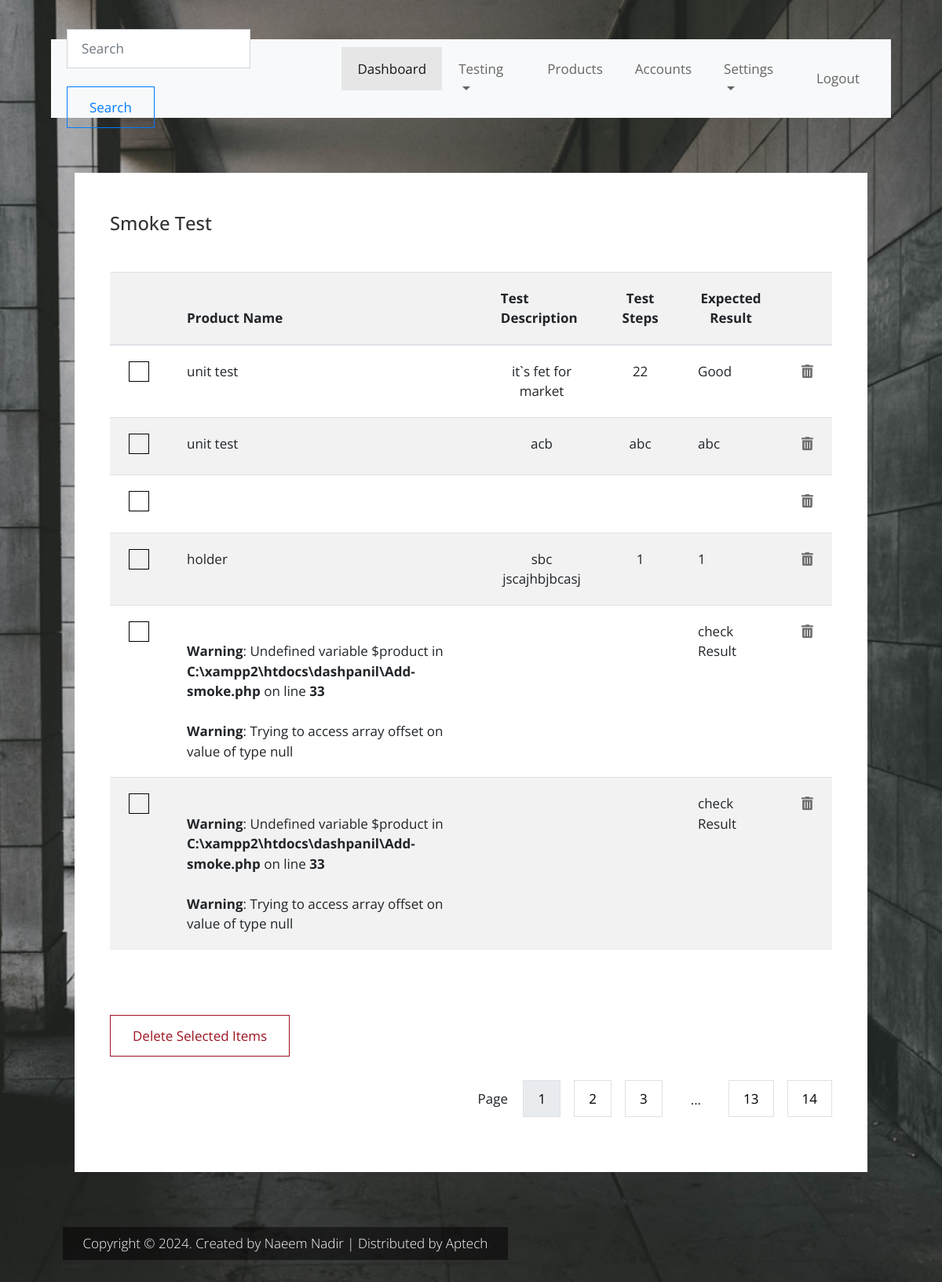
/lab-automation/smoke.php, run on the app's committed database.
### tables this page shows
CREATE TABLE `smoke_test` (
  `id` int(11) NOT NULL,
  `TestName` varchar(200) NOT NULL,
  `TestDescription` varchar(200) NOT NULL,
  `TestSteps` varchar(200) NOT NULL,
  `ExpectedResult` varchar(200) NOT NULL,
  `p_id` int(11) NOT NULL,
  `status` varchar(200) NOT NULL DEFAULT 'pending'
);

### lab-automation/smoke.php (the view, shortened to what this page needs)
<?php
include('header.php');
?>
<div class="container">
<div class="row tm-content-row tm-mt-big">
                <div class="col-xl-12 col-lg-12 tm-md-12 tm-sm-12 tm-col">
                <div class="container">
                    <div class="bg-white tm-block h-100">
                        <div class="row">
                            <div class="col-md-8 col-sm-12">
                                <h2 class="tm-block-title d-inline-block">Smoke Test</h2>
                            </div>
                        </div>
                        <div class="table-responsive">
                            <table class="table table-hover table-striped tm-table-striped-even mt-3">
                                <thead>
                                    <tr class="tm-bg-gray">
                                        <th scope="col">&nbsp;</th>
                                        <th scope="col">Product Name</th>
                                        <th scope="col">Test Description</th>
                                        <th scope="col" class="text-center">Test Steps</th>
                                        <th scope="col" class="text-center">Expected Result</th>
                                        <th scope="col">&nbsp;</th>
                                    </tr>
                                </thead>
                                <tbody>
                                <?php
                            $query = $pdo->query("select * from Smoke_test");
			  $allTest = $query->fetchAll(PDO::FETCH_ASSOC);
			  foreach($allTest as $singleTest){
                      ?>
                                    <tr>
                                        <th scope="row">
                                            <input type="checkbox" aria-label="Checkbox">
                                        </th>
                                        <td class="tm-product-name"><?php echo $singleTest['TestName']?></td>
                                        <td class="text-center"><?php echo $singleTest['TestDescription']?></td>
                                        <td class="text-center"><?php echo $singleTest['TestSteps']?></td>
                                        <td class="tm-product-name"><?php echo $singleTest['ExpectedResult']?></td>
                                        <td><i class="fas fa-trash-alt tm-trash-icon"></i></td>
                                    </tr>
                                    <?php
              }
              ?>
                                </tbody>
                            </table>
                        </div>
                        <div class="tm-table-mt tm-table-actions-row">
                            <div class="tm-table-actions-col-left">
                                <button class="btn btn-danger">Delete Selected Items</button>
                            </div>
                            <div class="tm-table-actions-col-right">
                                <span class="tm-pagination-label">Page</span>
                                <nav aria-label="Page navigation" class="d-inline-block">
                                    <ul class="pagination tm-pagination">
                                        <li class="page-item active"><a class="page-link" href="#">1</a></li>
                                        <li class="page-item"><a class="page-link" href="#">2</a></li>
                                        <li class="page-item"><a class="page-link" href="#">3</a></li>
                                        <li class="page-item">
                                            <span class="tm-dots d-block">...</span>
                                        </li>
                                        <li class="page-item"><a class="page-link" href="#">13</a></li>
                                        <li class="page-item"><a class="page-link" href="#">14</a></li>
                                    </ul>
                                </nav>
                            </div>
                        </div>
                    </div>
                </div>
                </div>
            </div>
<?php
include('footer.php');
?>

### lab-automation/css/tooplate.css (style rules this page uses)
html { font-size: 17px; }
body { font-family: "Open Sans", Helvetica, Arial, sans-serif; overflow-x: hidden; }
body { background-image: url(../img/dash-bg-01.jpg); background-size: cover; background-repeat: no-repeat; background-position: center; background-attachment: fixed; padding-left: 50px; padding-right: 50px; }
a { transition: all 0.3s ease; }
.tm-mt-big { margin-top: 70px; }
.tm-block { padding: 50px 45px; }
.tm-block-title { font-size: 1.4rem; color: #333; margin-bottom: 30px; }
.tm-content-row { justify-content: space-between; margin-left: -20px; margin-right: -20px; }
.tm-col { padding-left: 20px; padding-right: 20px; margin-bottom: 50px; }
.btn { border-radius: 0; padding: 13px 28px; transition: all 0.2s ease; max-width: 100%; }
.btn-danger { color: #9f1321; background-color: transparent; border-color: #9f1321; }
.table td, .table th { padding: 20px 24px; }
.tm-bg-gray { background-color: rgba(0, 0, 0, 0.05); }
.tm-table-striped-even.table-striped tbody tr:nth-of-type(even) { background-color: rgba(0, 0, 0, 0.05); }
.tm-table-striped-even.table-striped tbody tr:nth-of-type(odd) { background-color: white; }
.tm-table-mt { margin-top: 66px; }
.page-item:first-child .page-link { border-top-left-radius: 0; border-bottom-left-radius: 0; }
.page-item:last-child .page-link { border-top-right-radius: 0; border-bottom-right-radius: 0; }
.page-link, .tm-dots { padding: 12px 18px; }
.page-link, .page-link:hover { color: black; }
.page-item { margin-right: 18px; }
.page-item:last-child { margin-right: 0; }
.page-item.active .page-link { background-color: #e9ecef; border-color: #dee2e6; color: black; }
.tm-pagination { justify-content: flex-end; }
.tm-pagination-label { padding-bottom: 15px; padding-right: 15px; display: inline-block; }
.tm-table-actions-row { display: flex; justify-content: space-between; }
.tm-table-actions-col-right { text-align: right; }
input[type="checkbox"] { cursor: pointer; -webkit-appearance: none; appearance: none; border: 1px solid black; box-sizing: border-box; position: relative; box-sizing: content-box; width: 24px; height: 24px; transition: all 0.1s linear; }
.tm-trash-icon { color: #6e6c6c; cursor: pointer; }
@media (min-width: 1200px) { .container { max-width: 1630px; } }
@media (max-width: 1350px) and (min-width: 1200px) { .tm-table-actions-row { display: block; } }
@media (max-width: 1350px) and (min-width: 1200px) { .tm-table-actions-col-right { margin-top: 30px; } }

### data on the page
smoke_test: TestName "unit test", TestDescription "it`s fet for market", TestSteps "22", ExpectedResult "Good"
smoke_test: TestName "unit test", TestDescription "acb", TestSteps "abc", ExpectedResult "abc"
smoke_test: TestName "holder", TestDescription "sbc jscajhbjbcasj", TestSteps "1", ExpectedResult "1"
smoke_test: TestName "Warning : Undefined variable $product in C:\\xampp2\\htdocs\\dashpanil\\Add-smoke.php on line 33 Warning : Trying to access array offset on value of type null", ExpectedResult "check Result"
smoke_test: TestName "Warning : Undefined variable $product in C:\\xampp2\\htdocs\\dashpanil\\Add-smoke.php on line 33 Warning : Trying to access array offset on value of type null", ExpectedResult "check Result"
